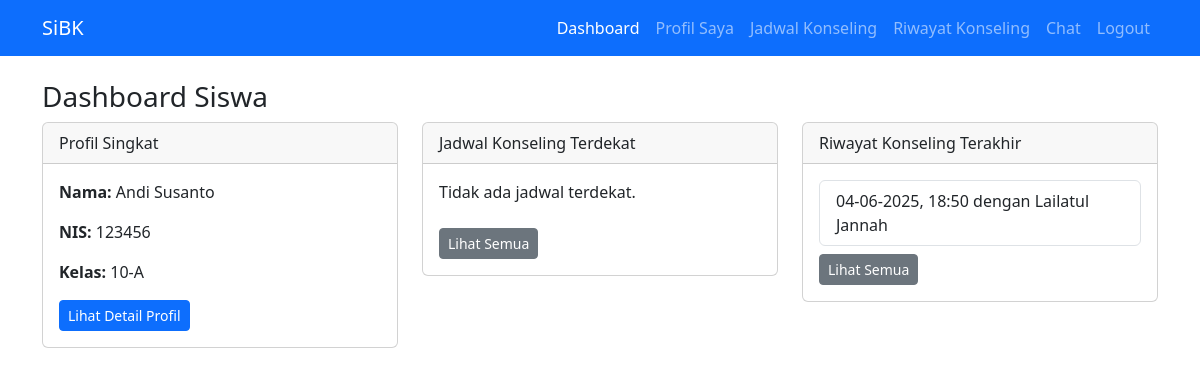
The app's page /dashboard_siswa.php (signed in) with its own data.
### tables this page shows
CREATE TABLE `siswa_profile` (
  `id` int(11) NOT NULL,
  `user_id` int(11) NOT NULL,
  `nis` varchar(20) NOT NULL,
  `kelas` varchar(20) DEFAULT NULL,
  `alamat` text DEFAULT NULL,
  `telepon` varchar(20) DEFAULT NULL
);

CREATE TABLE `konseling` (
  `id` int(11) NOT NULL,
  `siswa_id` int(11) NOT NULL,
  `guru_id` int(11) NOT NULL,
  `tanggal` date NOT NULL,
  `jam` time NOT NULL,
  `catatan_sesi` text DEFAULT NULL,
  `tujuan` text DEFAULT NULL,
  `rencana_tindakan` text DEFAULT NULL,
  `created_at` timestamp NOT NULL DEFAULT current_timestamp()
);

CREATE TABLE `users` (
  `id` int(11) NOT NULL,
  `username` varchar(50) NOT NULL,
  `email` varchar(225) NOT NULL,
  `password` varchar(255) NOT NULL,
  `role` enum('guru','siswa') NOT NULL,
  `nama_lengkap` varchar(100) NOT NULL,
  `created_at` timestamp NOT NULL DEFAULT current_timestamp()
);

### dashboard_siswa.php (the view, shortened to what this page needs)
<?php
require_once 'config.php';
$stmt0 = $pdo->prepare('SELECT * FROM siswa_profile WHERE user_id = ?');
$stmt0->execute([$_SESSION['user_id']]);
$profile = $stmt0->fetch(PDO::FETCH_ASSOC);
$stmt1 = $pdo->prepare('
    SELECT jk.id, jk.tanggal, jk.jam, u.nama_lengkap AS guru_nama
    FROM jadwal_konseling jk
    JOIN users u ON jk.guru_id = u.id
    WHERE jk.siswa_id = ? AND jk.status = "booked"
    ORDER BY jk.tanggal ASC, jk.jam ASC
    LIMIT 5
');
$stmt1->execute([$profile['id']]);
$jadwal_dekat = $stmt1->fetchAll(PDO::FETCH_ASSOC);
$stmt2 = $pdo->prepare('
    SELECT k.tanggal, k.jam, u.nama_lengkap AS guru_nama
    FROM konseling k
    JOIN users u ON k.guru_id = u.id
    WHERE k.siswa_id = ?
    ORDER BY k.tanggal DESC, k.jam DESC
    LIMIT 3
');
$stmt2->execute([$profile['id']]);
$riwayat_terakhir = $stmt2->fetchAll(PDO::FETCH_ASSOC);
?>
<?php include 'header.php'; ?>
<h3>Dashboard Siswa</h3>
<div class="row">
    <div class="col-md-4 mb-4">
        <div class="card">
            <div class="card-header">Profil Singkat</div>
            <div class="card-body">
                <p><strong>Nama:</strong> <?= htmlspecialchars($_SESSION['nama_lengkap']) ?></p>
                <p><strong>NIS:</strong> <?= htmlspecialchars($profile['nis']) ?></p>
                <p><strong>Kelas:</strong> <?= htmlspecialchars($profile['kelas']) ?></p>
                <a href="profile_siswa.php" class="btn btn-sm btn-primary">Lihat Detail Profil</a>
            </div>
        </div>
    </div>
    <div class="col-md-4 mb-4">
        <div class="card">
            <div class="card-header">Jadwal Konseling Terdekat</div>
            <div class="card-body">
                <?php if (count($jadwal_dekat) === 0): ?>
                    <p>Tidak ada jadwal terdekat.</p>
                <?php endif; ?>
                <a href="jadwal_siswa.php" class="btn btn-sm btn-secondary mt-2">Lihat Semua</a>
            </div>
        </div>
    </div>
    <div class="col-md-4 mb-4">
        <div class="card">
            <div class="card-header">Riwayat Konseling Terakhir</div>
            <div class="card-body">
                <?php if (count($riwayat_terakhir) === 0): ?>
                    <p>Belum ada riwayat konseling.</p>
                <?php else: ?>
                    <ul class="list-group">
                        <?php foreach ($riwayat_terakhir as $rt): ?>
                            <li class="list-group-item">
                                <?= date('d-m-Y', strtotime($rt['tanggal'])) ?>, <?= substr($rt['jam'], 0, 5) ?>
                                dengan <?= htmlspecialchars($rt['guru_nama']) ?>
                            </li>
                        <?php endforeach; ?>
                    </ul>
                <?php endif; ?>
                <a href="riwayat_konseling.php" class="btn btn-sm btn-secondary mt-2">Lihat Semua</a>
            </div>
        </div>
    </div>
</div>
<?php include 'footer.php'; ?>

### records on screen
siswa_profile: nis "123456", kelas "10-A"
konseling: tanggal "04-06-2025", jam "18:50", guru.nama_lengkap "Lailatul Jannah"

### other values on screen
$_SESSION['nama_lengkap'] "Andi Susanto"
